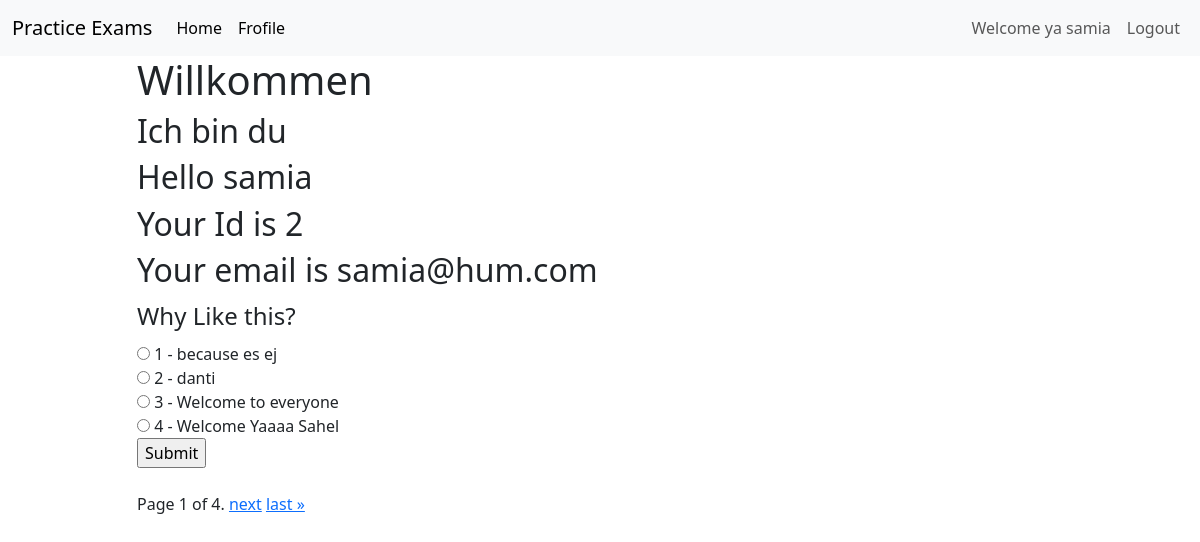
The page /profile (signed in) on the database its author committed.
### exams/models.py (models this page shows, shortened)
class User(AbstractUser):
    pass

class Question(models.Model):
    text = models.CharField(max_length=255)

class Choice(models.Model):
    question = models.ForeignKey(Question, on_delete=models.CASCADE)
    text = models.CharField(max_length=255)
    is_correct = models.BooleanField(default=False)

### exams/views.py (the view, shortened to what this page needs)
# urls.py: path("profile", views.profile, name="profile"),
def profile(request):
    questions = Question.objects.all()
    paginator = Paginator(questions, 1)
    page_number = request.GET.get("page")
    page_obj = paginator.get_page(page_number)
    return render(request, "exams/profile.html", {
        "message": "Ich bin du",
        "question": questions,
        "page_obj": page_obj
    })

### exams/templates/exams/profile.html (shortened to what this page needs)
{% extends 'exams/layout.html'%}
{%block body%}
<h1>
    Willkommen
</h1>
<h2>{{message}}</h2>
<h2>Hello {{user.username}}</h2>
<h2>Your Id is {{user.id}}</h2>
<h2>Your email is {{user.email}}</h2>
{% for question in page_obj %}
    <form action="{% url 'profile' %}" method="POST">
        <fieldset>
            <legend>{{ question.text }}</legend>
            {% for choice in question.choice_set.all %}
                <div>
                    <input type="radio" id="choice{{ forloop.counter }}" name="question_{{ question.id }}"
                           value="{{ choice.id }}"
                    >
                    <label for="choice{{ forloop.counter }}">{{ forloop.counter }} - {{ choice.text }}</label>
                </div>
            {% endfor %}
        </fieldset>
        <input type="submit" value="Submit">
    </form>
    <br>
{% endfor %}
<div class="pagination">
    <span class="step-links">
        <span class="current">
            Page {{ page_obj.number }} of {{ page_obj.paginator.num_pages }}.
        </span>
        {% if page_obj.has_next %}
        <a href="?page={{ page_obj.next_page_number }}">next</a>
        <a href="?page={{ page_obj.paginator.num_pages }}">last &raquo;</a>
        {% endif %}
    </span>
</div>
{%endblock%}

### exams/templates/exams/layout.html (shortened to what this page needs)
{% load static %}
<!DOCTYPE html>
<html lang="en">
<head>
    <link href="https://cdn.jsdelivr.net/npm/bootstrap@5.3.0/dist/css/bootstrap.min.css" rel="stylesheet"
>
    <link rel="stylesheet" href="{% static 'exams/styles.css' %}">
</head>
<body>
    <nav class="navbar navbar-expand-lg bg-body-tertiary">
        <div class="container-fluid">
            <a class="navbar-brand" href="#">Practice Exams</a>
            <div class="collapse navbar-collapse" id="navbarNav">
                <ul class="navbar-nav mr-auto">
                    <li class="nav-item">
                        <a class="nav-link active" aria-current="page" href="{% url 'index'%}">Home</a>
                    </li>
                    <li class="nav-item">
                        <a class="nav-link active" aria-current="page" href="{% url 'profile'%}">Frofile</a>
                    </li>
                </ul>
                <ul class="navbar-nav ms-auto">
                    {% if not user.is_authenticated %}
                    <li class="nav-item">
                        <a class="nav-link" href="{%url 'register'%}">Register</a>
                    </li>
                    <li class="nav-item">
                        <a class="nav-link" href="{% url 'login' %}">Login</a>
                    </li>
                    {%else%}
                    <li class="nav-item">
                        <a class="nav-link" href="#">Welcome ya {{user.username}}</a>
                    </li>
                    <li class="nav-item">
                        <a class="nav-link" href="{% url 'logout' %}">Logout</a>
                    </li>
                    {%endif%}
                </ul>
            </div>
        </div>
    </nav>
    <div class="container">
        <div class="row">
            <div class="col">
            </div>
            <div class="col-10">
                {%block body %}
                {% endblock %}
            </div>
            <div class="col">
            </div>
        </div>
    </div>
</body>
</html>

### exams/static/exams/styles.css (style rules this page uses)
.navbar-nav { display: flex; }

### rows shown on the page
User: username "samia", id "2", email "samia@hum.com"
Question: text "Why Like this?"
Choice: text "because es ej"
Choice: text "danti"
Choice: text "Welcome to everyone"
Choice: text "Welcome Yaaaa Sahel"

### other values the page prints
{{ message }} "Ich bin du"
{{ page_obj.number }} "1"
{{ page_obj.paginator.num_pages }} "4"
